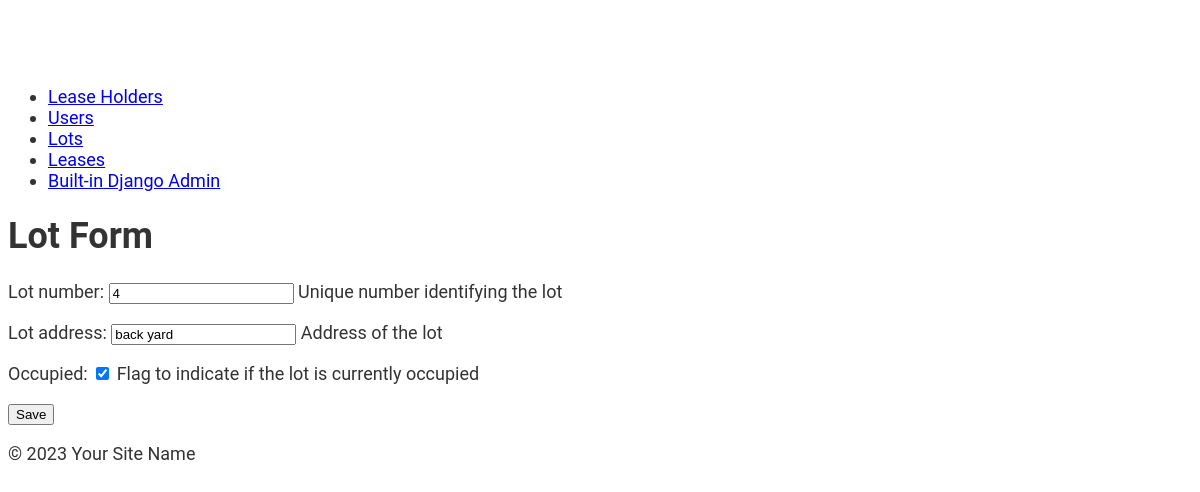
Page /lots/5/edit/ on the earlier database version.
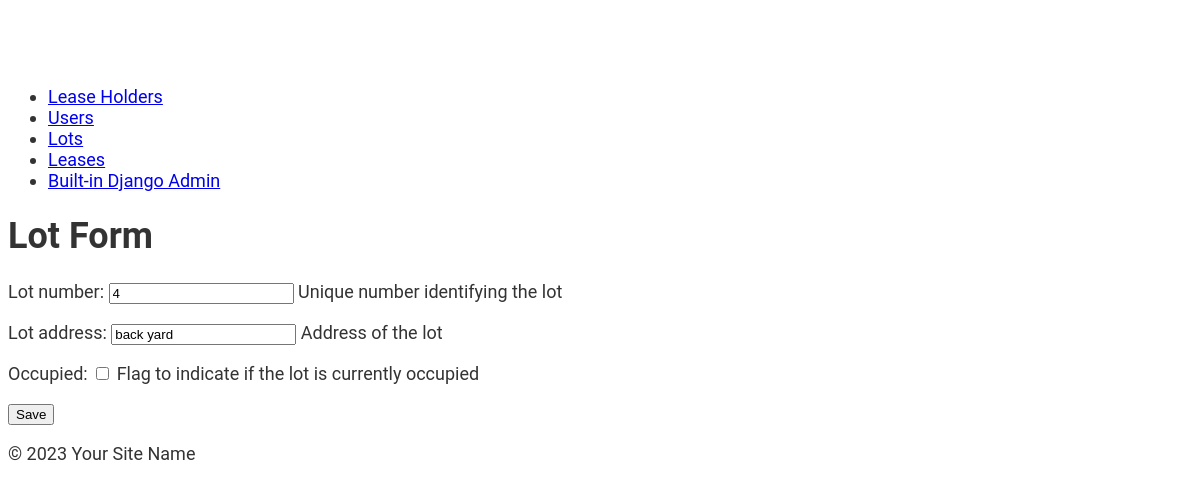
Same page on the later database version.
### lots/models.py (models this page shows, shortened)
class Lot(models.Model):
    lot_number = models.IntegerField(unique=True, help_text="Unique number identifying the lot")
    lot_address = models.CharField(max_length=300, help_text="Address of the lot")
    occupied = models.BooleanField(default=False, help_text="Flag to indicate if the lot is currently occupied")

### lots/views.py (the view)
# urls.py: path('lots/<int:pk>/edit/', lot_update, name='lot_update'),
def lot_update(request, pk):
    lot = get_object_or_404(Lot, pk=pk)
    form = LotForm(request.POST or None, instance=lot)
    if form.is_valid():
        form.save()
        return redirect('lot_list')
    return render(request, 'lots/lot_form.html', {'form': form})

### lots/forms.py
class LotForm(forms.ModelForm):
    class Meta:
        model = Lot
        fields = ['lot_number', 'lot_address', 'occupied']

### lots/templates/lots/lot_form.html (shortened to what this page needs)
{% extends 'lots/base.html' %}
{% block content %}
<h1>Lot Form</h1>
<form method="post">
    {{ form.as_p }}
    <button type="submit">Save</button>
</form>
{% endblock %}

Differences in the rows shown:
changed Lot "back yard": occupied "☑" → "☐"
